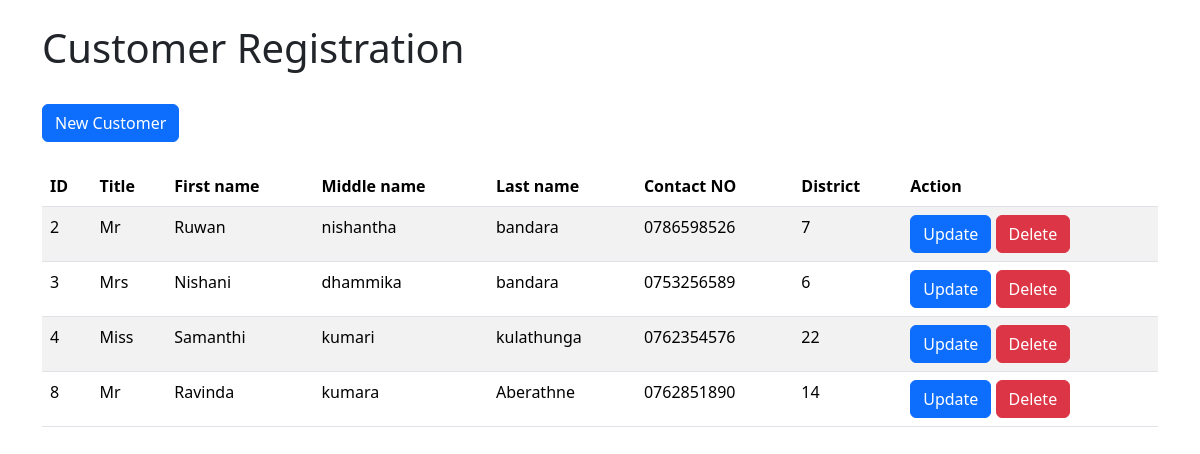
The page / on the database its author committed.
### tables this page shows
CREATE TABLE `customer` (
  `id` int(11) NOT NULL,
  `title` varchar(20) NOT NULL,
  `first_name` varchar(50) NOT NULL,
  `middle_name` varchar(50) NOT NULL,
  `last_name` varchar(50) NOT NULL,
  `contact_no` varchar(10) NOT NULL,
  `district` varchar(50) NOT NULL
);

### index.php (the view, shortened to what this page needs)
<!DOCTYPE html>
<html lang="en">
<head>
    <link href="https://cdn.jsdelivr.net/npm/bootstrap@5.3.3/dist/css/bootstrap.min.css" rel="stylesheet">
</head>
<body>
    <div class="container">
        <br><h1>Customer Registration</h1><br>
        <a class="btn btn-primary" href="/sales/insert.php" role="button">New Customer</a>
        <br>
        <table class="table table-striped">
            <thead>
                <tr>
                    <th>ID</th>
                    <th>Title</th>
                    <th>First name</th>
                    <th>Middle name</th>
                    <th>Last name</th>
                    <th>Contact NO</th>
                    <th>District</th>
                    <th>Action</th>
                </tr>
            </thead>
            <tbody>
                <?php
                $servername="localhost";
                $username="root";
                $password="";
                $database="erp_db";
                $connection=new mysqli($servername, $username, $password, $database);
                $sql="SELECT * FROM customer";
                $result=$connection->query($sql);
                while($row=$result->fetch_assoc()){
                    echo"
                        <tr>
                            <td>$row[id]</td>
                            <td>$row[title]</td>
                            <td>$row[first_name]</td>
                            <td>$row[middle_name]</td>
                            <td>$row[last_name]</td>
                            <td>$row[contact_no]</td>
                            <td>$row[district]</td>
                            &nbsp;&nbsp;&nbsp;
                            <td>
                                <a class='btn btn-primary btn-sm-6' href='/sales/update.php? id=$row[id]'>Update</a>
                                <a class='btn btn-danger btn-sm-6' href='/sales/delete.php? id=$row[id]'>Delete</a>
                            </td>
                        </tr>";
                }
                ?>
            </tbody>
        </table>
    </div>
</body>
</html>

### rows shown on the page
customer: id "2", title "Mr", first_name "Ruwan", middle_name "nishantha", last_name "bandara", contact_no "0786598526", district "7"
customer: id "3", title "Mrs", first_name "Nishani", middle_name "dhammika", last_name "bandara", contact_no "0753256589", district "6"
customer: id "4", title "Miss", first_name "Samanthi", middle_name "kumari", last_name "kulathunga", contact_no "0762354576", district "22"
customer: id "8", title "Mr", first_name "Ravinda", middle_name "kumara", last_name "Aberathne", contact_no "0762851890", district "14"
